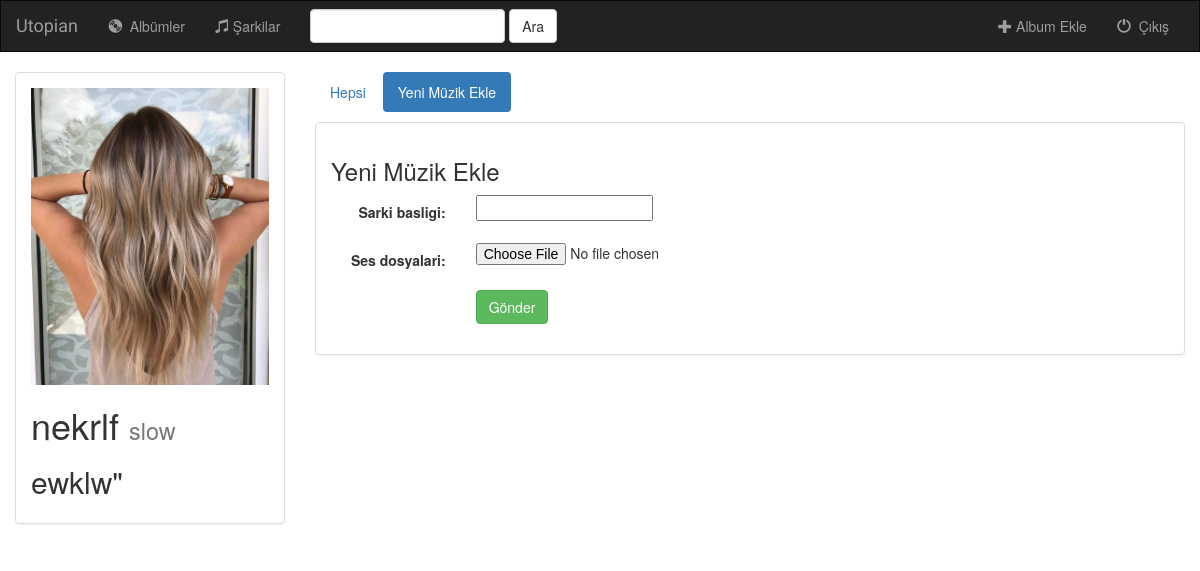
Page /single/2/createSong/ on the committed database.
### single/models.py (models this page shows)
class Album(models.Model):
    user = models.ForeignKey(User, default=1)
    sarkici = models.CharField(max_length=250)
    album_basligi = models.CharField(max_length=250)
    tur = models.CharField(max_length=250)
    album_logo = models.FileField()
    favoriler = models.BooleanField(default=False)
    def __str__(self):
        return self.album_basligi + ' - ' + self.sarkici

### single/views.py (the view, shortened to what this page needs)
# urls.py: url(r'^(?P<album_id>[0-9]+)/createSong/$', views.create_song, name='create_sarki'),
def create_song(request, album_id):
    form = SarkiForm(request.POST or None, request.FILES or None)
    album = get_object_or_404(Album, pk=album_id)
    context = {'album': album, 'form': form}
    return render(request, 'single/create_song.html', context)

### single/forms.py
class SarkiForm(forms.ModelForm):
    class Meta:
        model=Sarki
        fields=['sarki_basligi','ses_dosyalari']

### templates/single/create_song.html (shortened to what this page needs)
{% extends 'single/base.html' %}
{% block albums_active %}activate {% endblock %}
{% block body %}
    <div class="container-fluid">
        <div class="row">
            <div class="col-sm-4 col-md-3">
                <div class="panel panel-default">
                    <div class="panel-body">
                        <a href={% url 'single:detail' album.id %}>
                            {% if album.album_logo %}
                                <img src="{{ album.album_logo.url }}" class="img-responsive">
                            {% else %}
                                <h3>Görüntülenecek Resim Yok</h3>
                            {% endif %}
                        <h1>{{ album.album_basligi }}
                            <small>{{ album.tur }}</small>
                        </h1>
                        <h2>{{ album.sarkici }}</h2>
                    </div>
                </div>
            </div>
            <div class="col-sm-8 col-md-9">
                <ul class="nav nav-pills" style="margin-bottom: 10px;">
                    <li role="presentation"><a href="{% url 'single:detail' album.id %}">Hepsi</a></li>
                    <li role="presentation" class="active"><a href="{% url 'single:create_sarki' album.id %}">Yeni Müzik
                        Ekle</a></li>
                </ul>
                <div class="panel panel-default">
                    <div class="panel-body">
                        <h3>Yeni Müzik Ekle</h3>
                        <form class="form-horizontal" role="form" action="" method="post" enctype="multipart/form-data">
                            {% include 'single/form_template.html' %}
                            <div class="form-group">
                                <div class="col-sm-offset-2 col-sm-10">
                                    <button type="submit" class="btn btn-success">Gönder</button>
                                </div>
                            </div>
                        </form>
                    </div>
                </div>
            </div>
        </div>
    </div>
{% endblock %}

### rows in the picture
Album: album_logo (picture), album_basligi "nekrlf", tur "slow", sarkici "ewklw\""

### other values in the picture
{{ field.label_tag }} "Sarki basligi:" "Ses dosyalari:"
